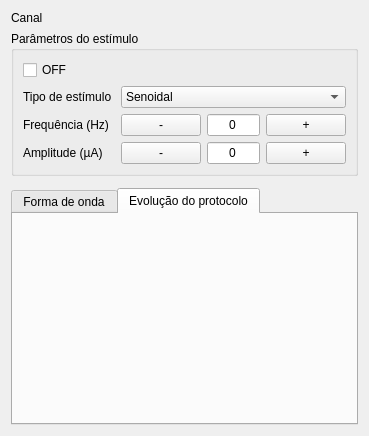
<?xml version="1.0" encoding="UTF-8"?>
<ui version="4.0">
 <class>ChannelPanel</class>
 <widget class="QWidget" name="ChannelPanel">
  <property name="geometry">
   <rect>
    <x>0</x>
    <y>0</y>
    <width>369</width>
    <height>436</height>
   </rect>
  </property>
  <layout class="QVBoxLayout" name="channelVerticalLayout" stretch="0,0,0,1">
   <item>
    <widget class="QLabel" name="channelTitleLabel">
     <property name="text">
      <string>Canal</string>
     </property>
    </widget>
   </item>
   <item>
    <widget class="QGroupBox" name="stimulusGroupBox">
     <property name="title">
      <string>Parâmetros do estímulo</string>
     </property>
     <layout class="QGridLayout" name="stimulusGridLayout">
      <item row="0" column="0" colspan="4">
       <widget class="QCheckBox" name="channelEnabledCheckBox">
        <property name="text">
         <string>OFF</string>
        </property>
       </widget>
      </item>
      <item row="1" column="0">
       <widget class="QLabel" name="waveformLabel">
        <property name="text">
         <string>Tipo de estímulo </string>
        </property>
       </widget>
      </item>
      <item row="1" column="1" colspan="3">
       <widget class="QComboBox" name="waveformComboBox">
        <item>
         <property name="text">
          <string>Senoidal</string>
         </property>
        </item>
        <item>
         <property name="text">
          <string>Onda Quadrada</string>
         </property>
        </item>
        <item>
         <property name="text">
          <string>Triangular</string>
         </property>
        </item>
        <item>
         <property name="text">
          <string>Dente de Serra</string>
         </property>
        </item>
        <item>
         <property name="text">
          <string>Trem de pulso</string>
         </property>
        </item>
        <item>
         <property name="text">
          <string>Personalizado</string>
         </property>
        </item>
       </widget>
      </item>
      <item row="2" column="0">
       <widget class="QLabel" name="frequencyLabel">
        <property name="text">
         <string>Frequência (Hz)</string>
        </property>
       </widget>
      </item>
      <item row="2" column="1">
       <widget class="QPushButton" name="frequencyMinusButton">
        <property name="text">
         <string>-</string>
        </property>
       </widget>
      </item>
      <item row="2" column="2">
       <widget class="QLineEdit" name="frequencyValueEdit">
        <property name="text">
         <string>0</string>
        </property>
        <property name="alignment">
         <set>Qt::AlignmentFlag::AlignCenter</set>
        </property>
       </widget>
      </item>
      <item row="2" column="3">
       <widget class="QPushButton" name="frequencyPlusButton">
        <property name="text">
         <string>+</string>
        </property>
       </widget>
      </item>
      <item row="3" column="0">
       <widget class="QLabel" name="amplitudeLabel">
        <property name="text">
         <string>Amplitude (µA)</string>
        </property>
       </widget>
      </item>
      <item row="3" column="1">
       <widget class="QPushButton" name="amplitudeMinusButton">
        <property name="text">
         <string>-</string>
        </property>
       </widget>
      </item>
      <item row="3" column="2">
       <widget class="QLineEdit" name="amplitudeValueEdit">
        <property name="text">
         <string>0</string>
        </property>
        <property name="alignment">
         <set>Qt::AlignmentFlag::AlignCenter</set>
        </property>
       </widget>
      </item>
      <item row="3" column="3">
       <widget class="QPushButton" name="amplitudePlusButton">
        <property name="text">
         <string>+</string>
        </property>
       </widget>
      </item>
     </layout>
    </widget>
   </item>
   <item>
    <widget class="QStackedWidget" name="protocolSettingsStack">
     <property name="currentIndex">
      <number>0</number>
     </property>
     <widget class="QWidget" name="emptyProtocolPage"/>
    </widget>
   </item>
   <item>
    <widget class="QTabWidget" name="channelGraphsTabWidget">
     <property name="currentIndex">
      <number>1</number>
     </property>
     <widget class="QWidget" name="tab_1">
      <attribute name="title">
       <string>Forma de onda</string>
      </attribute>
     </widget>
     <widget class="QWidget" name="tab_2">
      <attribute name="title">
       <string>Evolução do protocolo</string>
      </attribute>
     </widget>
    </widget>
   </item>
  </layout>
 </widget>
 <resources/>
 <connections/>
</ui>
